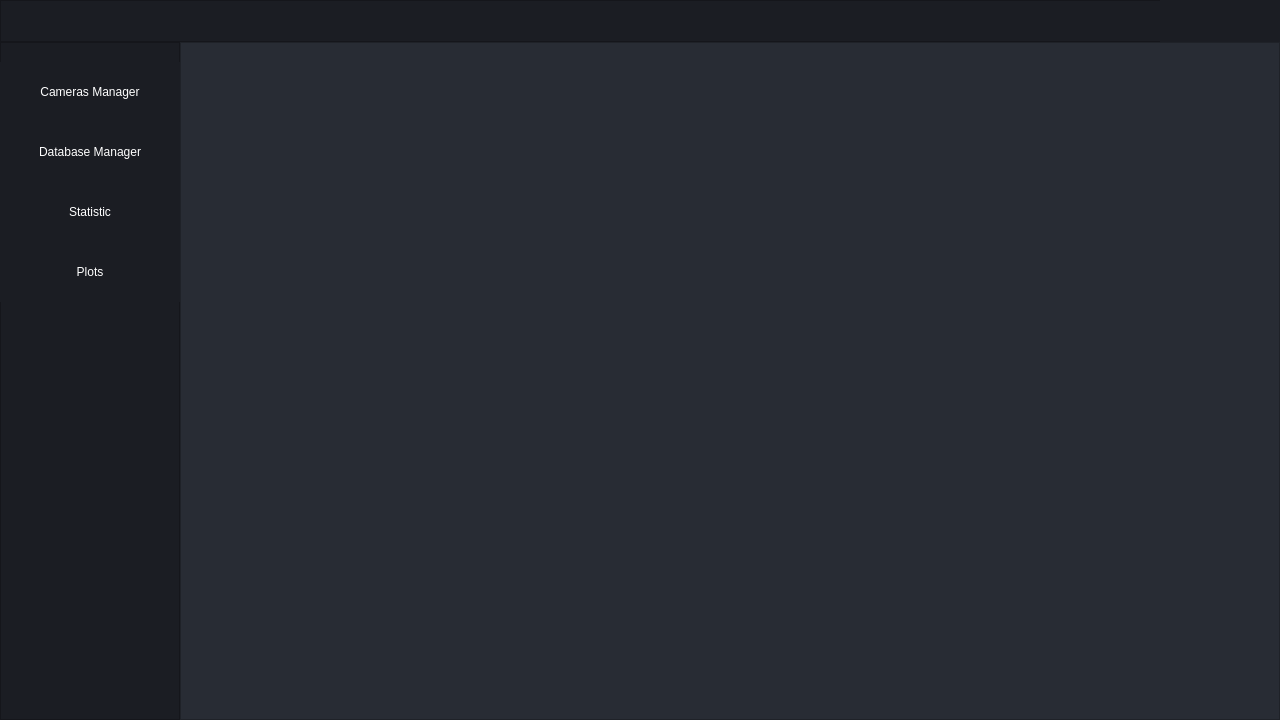
<?xml version="1.0" encoding="UTF-8"?>
<ui version="4.0">
 <class>MainWindow</class>
 <widget class="QMainWindow" name="MainWindow">
  <property name="geometry">
   <rect>
    <x>0</x>
    <y>0</y>
    <width>1280</width>
    <height>720</height>
   </rect>
  </property>
  <property name="windowTitle">
   <string>Thermal Camera's Manager</string>
  </property>
  <property name="styleSheet">
   <string notr="true"/>
  </property>
  <widget class="QWidget" name="centralwidget">
   <property name="styleSheet">
    <string notr="true">QMainWindow {background: transparent; }
QToolTip {
	color: #ffffff;
	background-color: rgba(27, 29, 35, 160);
	border: 1px solid rgb(40, 40, 40);
	border-radius: 2px;
}</string>
   </property>
   <widget class="QFrame" name="frame_main">
    <property name="geometry">
     <rect>
      <x>0</x>
      <y>0</y>
      <width>1280</width>
      <height>720</height>
     </rect>
    </property>
    <property name="styleSheet">
     <string notr="true">/* LINE EDIT */
QLineEdit {
	background-color: rgb(27, 29, 35);
	border-radius: 5px;
	border: 2px solid rgb(27, 29, 35);
	padding-left: 10px;
}
QLineEdit:hover {
	border: 2px solid rgb(64, 71, 88);
}
QLineEdit:focus {
	border: 2px solid rgb(91, 101, 124);
}

/* SCROLL BARS */
QScrollBar:horizontal {
    border: none;
    background: rgb(52, 59, 72);
    height: 14px;
    margin: 0px 21px 0 21px;
	border-radius: 0px;
}
QScrollBar::handle:horizontal {
    background: rgb(85, 170, 255);
    min-width: 25px;
	border-radius: 7px
}
QScrollBar::add-line:horizontal {
    border: none;
    background: rgb(55, 63, 77);
    width: 20px;
	border-top-right-radius: 7px;
    border-bottom-right-radius: 7px;
    subcontrol-position: right;
    subcontrol-origin: margin;
}
QScrollBar::sub-line:horizontal {
    border: none;
    background: rgb(55, 63, 77);
    width: 20px;
	border-top-left-radius: 7px;
    border-bottom-left-radius: 7px;
    subcontrol-position: left;
    subcontrol-origin: margin;
}
QScrollBar::up-arrow:horizontal, QScrollBar::down-arrow:horizontal
{
     background: none;
}
QScrollBar::add-page:horizontal, QScrollBar::sub-page:horizontal
{
     background: none;
}
 QScrollBar:vertical {
	border: none;
    background: rgb(52, 59, 72);
    width: 14px;
    margin: 21px 0 21px 0;
	border-radius: 0px;
 }
 QScrollBar::handle:vertical {	
	background: rgb(85, 170, 255);
    min-height: 25px;
	border-radius: 7px
 }
 QScrollBar::add-line:vertical {
     border: none;
    background: rgb(55, 63, 77);
     height: 20px;
	border-bottom-left-radius: 7px;
    border-bottom-right-radius: 7px;
     subcontrol-position: bottom;
     subcontrol-origin: margin;
 }
 QScrollBar::sub-line:vertical {
	border: none;
    background: rgb(55, 63, 77);
     height: 20px;
	border-top-left-radius: 7px;
    border-top-right-radius: 7px;
     subcontrol-position: top;
     subcontrol-origin: margin;
 }
 QScrollBar::up-arrow:vertical, QScrollBar::down-arrow:vertical {
     background: none;
 }

 QScrollBar::add-page:vertical, QScrollBar::sub-page:vertical {
     background: none;
 }

/* CHECKBOX */
QCheckBox::indicator {
    border: 3px solid rgb(52, 59, 72);
	width: 15px;
	height: 15px;
	border-radius: 10px;
    background: rgb(44, 49, 60);
}
QCheckBox::indicator:hover {
    border: 3px solid rgb(58, 66, 81);
}
QCheckBox::indicator:checked {
    background: 3px solid rgb(52, 59, 72);
	border: 3px solid rgb(52, 59, 72);	
	background-image: url(:/16x16/icons/16x16/cil-check-alt.png);
}

/* RADIO BUTTON */
QRadioButton::indicator {
    border: 3px solid rgb(52, 59, 72);
	width: 15px;
	height: 15px;
	border-radius: 10px;
    background: rgb(44, 49, 60);
}
QRadioButton::indicator:hover {
    border: 3px solid rgb(58, 66, 81);
}
QRadioButton::indicator:checked {
    background: 3px solid rgb(94, 106, 130);
	border: 3px solid rgb(52, 59, 72);	
}

/* COMBOBOX */
QComboBox{
	background-color: rgb(27, 29, 35);
	border-radius: 5px;
	border: 2px solid rgb(27, 29, 35);
	padding: 5px;
	padding-left: 10px;
}
QComboBox:hover{
	border: 2px solid rgb(64, 71, 88);
}
QComboBox::drop-down {
	subcontrol-origin: padding;
	subcontrol-position: top right;
	width: 25px; 
	border-left-width: 3px;
	border-left-color: rgba(39, 44, 54, 150);
	border-left-style: solid;
	border-top-right-radius: 3px;
	border-bottom-right-radius: 3px;	
	background-image: url(:/16x16/icons/16x16/cil-arrow-bottom.png);
	background-position: center;
	background-repeat: no-reperat;
 }
QComboBox QAbstractItemView {
	color: rgb(85, 170, 255);	
	background-color: rgb(27, 29, 35);
	padding: 10px;
	selection-background-color: rgb(39, 44, 54);
}

/* SLIDERS */
QSlider::groove:horizontal {
    border-radius: 9px;
    height: 18px;
	margin: 0px;
	background-color: rgb(52, 59, 72);
}
QSlider::groove:horizontal:hover {
	background-color: rgb(55, 62, 76);
}
QSlider::handle:horizontal {
    background-color: rgb(85, 170, 255);
    border: none;
    height: 18px;
    width: 18px;
    margin: 0px;
	border-radius: 9px;
}
QSlider::handle:horizontal:hover {
    background-color: rgb(105, 180, 255);
}
QSlider::handle:horizontal:pressed {
    background-color: rgb(65, 130, 195);
}

QSlider::groove:vertical {
    border-radius: 9px;
    width: 18px;
    margin: 0px;
	background-color: rgb(52, 59, 72);
}
QSlider::groove:vertical:hover {
	background-color: rgb(55, 62, 76);
}
QSlider::handle:vertical {
    background-color: rgb(85, 170, 255);
	border: none;
    height: 18px;
    width: 18px;
    margin: 0px;
	border-radius: 9px;
}
QSlider::handle:vertical:hover {
    background-color: rgb(105, 180, 255);
}
QSlider::handle:vertical:pressed {
    background-color: rgb(65, 130, 195);
}
</string>
    </property>
    <property name="frameShape">
     <enum>QFrame::StyledPanel</enum>
    </property>
    <property name="frameShadow">
     <enum>QFrame::Raised</enum>
    </property>
    <widget class="QFrame" name="frame_header">
     <property name="geometry">
      <rect>
       <x>0</x>
       <y>0</y>
       <width>1280</width>
       <height>42</height>
      </rect>
     </property>
     <property name="styleSheet">
      <string notr="true">background-color: rgb(27, 29, 35);</string>
     </property>
     <property name="frameShape">
      <enum>QFrame::StyledPanel</enum>
     </property>
     <property name="frameShadow">
      <enum>QFrame::Raised</enum>
     </property>
     <property name="lineWidth">
      <number>0</number>
     </property>
     <widget class="QFrame" name="frame_system_buttons">
      <property name="geometry">
       <rect>
        <x>1160</x>
        <y>0</y>
        <width>120</width>
        <height>42</height>
       </rect>
      </property>
      <property name="sizePolicy">
       <sizepolicy hsizetype="Expanding" vsizetype="Preferred">
        <horstretch>0</horstretch>
        <verstretch>0</verstretch>
       </sizepolicy>
      </property>
      <property name="maximumSize">
       <size>
        <width>120</width>
        <height>16777215</height>
       </size>
      </property>
      <property name="frameShape">
       <enum>QFrame::NoFrame</enum>
      </property>
      <property name="frameShadow">
       <enum>QFrame::Raised</enum>
      </property>
      <layout class="QHBoxLayout" name="horizontalLayout_5">
       <property name="spacing">
        <number>0</number>
       </property>
       <property name="leftMargin">
        <number>0</number>
       </property>
       <property name="topMargin">
        <number>0</number>
       </property>
       <property name="rightMargin">
        <number>0</number>
       </property>
       <property name="bottomMargin">
        <number>0</number>
       </property>
       <item>
        <widget class="QPushButton" name="button_minimize">
         <property name="sizePolicy">
          <sizepolicy hsizetype="Minimum" vsizetype="Expanding">
           <horstretch>0</horstretch>
           <verstretch>0</verstretch>
          </sizepolicy>
         </property>
         <property name="minimumSize">
          <size>
           <width>40</width>
           <height>0</height>
          </size>
         </property>
         <property name="maximumSize">
          <size>
           <width>40</width>
           <height>16777215</height>
          </size>
         </property>
         <property name="toolTip">
          <string>Minimize</string>
         </property>
         <property name="styleSheet">
          <string notr="true">QPushButton {	
	border: none;
	background-color: transparent;
}
QPushButton:hover {
	background-color: rgb(52, 59, 72);
}
QPushButton:pressed {	
	background-color: rgb(85, 170, 255);
}</string>
         </property>
         <property name="text">
          <string/>
         </property>
         <property name="icon">
          <iconset resource="Others/Simple_PySide_Base-master/files.qrc">
           <normaloff>:/16x16/icons/16x16/cil-window-minimize.png</normaloff>:/16x16/icons/16x16/cil-window-minimize.png</iconset>
         </property>
        </widget>
       </item>
       <item>
        <widget class="QPushButton" name="button_maximize_restore">
         <property name="sizePolicy">
          <sizepolicy hsizetype="Minimum" vsizetype="Expanding">
           <horstretch>0</horstretch>
           <verstretch>0</verstretch>
          </sizepolicy>
         </property>
         <property name="minimumSize">
          <size>
           <width>40</width>
           <height>0</height>
          </size>
         </property>
         <property name="maximumSize">
          <size>
           <width>40</width>
           <height>16777215</height>
          </size>
         </property>
         <property name="toolTip">
          <string>Maximize</string>
         </property>
         <property name="styleSheet">
          <string notr="true">QPushButton {	
	border: none;
	background-color: transparent;
}
QPushButton:hover {
	background-color: rgb(52, 59, 72);
}
QPushButton:pressed {	
	background-color: rgb(85, 170, 255);
}</string>
         </property>
         <property name="text">
          <string/>
         </property>
         <property name="icon">
          <iconset resource="Others/Simple_PySide_Base-master/files.qrc">
           <normaloff>:/16x16/icons/16x16/cil-window-maximize.png</normaloff>:/16x16/icons/16x16/cil-window-maximize.png</iconset>
         </property>
        </widget>
       </item>
       <item>
        <widget class="QPushButton" name="button_close">
         <property name="sizePolicy">
          <sizepolicy hsizetype="Minimum" vsizetype="Expanding">
           <horstretch>0</horstretch>
           <verstretch>0</verstretch>
          </sizepolicy>
         </property>
         <property name="minimumSize">
          <size>
           <width>40</width>
           <height>0</height>
          </size>
         </property>
         <property name="maximumSize">
          <size>
           <width>40</width>
           <height>16777215</height>
          </size>
         </property>
         <property name="toolTip">
          <string>Close</string>
         </property>
         <property name="styleSheet">
          <string notr="true">QPushButton {	
	border: none;
	background-color: transparent;
}
QPushButton:hover {
	background-color: rgb(52, 59, 72);
}
QPushButton:pressed {	
	background-color: rgb(85, 170, 255);
}</string>
         </property>
         <property name="text">
          <string/>
         </property>
         <property name="icon">
          <iconset resource="Others/Simple_PySide_Base-master/files.qrc">
           <normaloff>:/16x16/icons/16x16/cil-x.png</normaloff>:/16x16/icons/16x16/cil-x.png</iconset>
         </property>
        </widget>
       </item>
      </layout>
     </widget>
    </widget>
    <widget class="QFrame" name="frame_menu">
     <property name="geometry">
      <rect>
       <x>0</x>
       <y>42</y>
       <width>180</width>
       <height>678</height>
      </rect>
     </property>
     <property name="styleSheet">
      <string notr="true">background-color: rgb(27, 29, 35);</string>
     </property>
     <property name="frameShape">
      <enum>QFrame::StyledPanel</enum>
     </property>
     <property name="frameShadow">
      <enum>QFrame::Raised</enum>
     </property>
     <property name="lineWidth">
      <number>0</number>
     </property>
     <widget class="QPushButton" name="pushButton">
      <property name="geometry">
       <rect>
        <x>0</x>
        <y>20</y>
        <width>180</width>
        <height>60</height>
       </rect>
      </property>
      <property name="styleSheet">
       <string notr="true">QPushButton {
	background-position: center;
	background-repeat: no-reperat;
	border: none;
	color: rgb(255, 255, 255);
}
QPushButton:hover {
	background-color: rgb(40, 44, 52);
}
QPushButton:pressed {	
	background-color: rgb(85, 170, 255);
}</string>
      </property>
      <property name="text">
       <string>Cameras Manager</string>
      </property>
      <property name="flat">
       <bool>true</bool>
      </property>
     </widget>
     <widget class="QPushButton" name="pushButton_2">
      <property name="geometry">
       <rect>
        <x>0</x>
        <y>80</y>
        <width>180</width>
        <height>60</height>
       </rect>
      </property>
      <property name="styleSheet">
       <string notr="true">QPushButton {
	background-position: center;
	background-repeat: no-reperat;
	border: none;
	color: rgb(255, 255, 255);
}
QPushButton:hover {
	background-color: rgb(40, 44, 52);
}
QPushButton:pressed {	
	background-color: rgb(85, 170, 255);
}</string>
      </property>
      <property name="text">
       <string>Database Manager</string>
      </property>
      <property name="flat">
       <bool>true</bool>
      </property>
     </widget>
     <widget class="QPushButton" name="pushButton_3">
      <property name="geometry">
       <rect>
        <x>0</x>
        <y>140</y>
        <width>180</width>
        <height>60</height>
       </rect>
      </property>
      <property name="styleSheet">
       <string notr="true">QPushButton {
	background-position: center;
	background-repeat: no-reperat;
	border: none;
	color: rgb(255, 255, 255);
}
QPushButton:hover {
	background-color: rgb(40, 44, 52);
}
QPushButton:pressed {	
	background-color: rgb(85, 170, 255);
}</string>
      </property>
      <property name="text">
       <string>Statistic</string>
      </property>
      <property name="flat">
       <bool>true</bool>
      </property>
     </widget>
     <widget class="QPushButton" name="pushButton_4">
      <property name="geometry">
       <rect>
        <x>0</x>
        <y>200</y>
        <width>180</width>
        <height>60</height>
       </rect>
      </property>
      <property name="styleSheet">
       <string notr="true">QPushButton {
	background-position: center;
	background-repeat: no-reperat;
	border: none;
	color: rgb(255, 255, 255);
}
QPushButton:hover {
	background-color: rgb(40, 44, 52);
}
QPushButton:pressed {	
	background-color: rgb(85, 170, 255);
}</string>
      </property>
      <property name="text">
       <string>Plots</string>
      </property>
      <property name="flat">
       <bool>true</bool>
      </property>
     </widget>
    </widget>
    <widget class="QFrame" name="frame_contains">
     <property name="geometry">
      <rect>
       <x>180</x>
       <y>42</y>
       <width>1100</width>
       <height>678</height>
      </rect>
     </property>
     <property name="styleSheet">
      <string notr="true">background-color: rgb(40, 44, 52);</string>
     </property>
     <property name="frameShape">
      <enum>QFrame::StyledPanel</enum>
     </property>
     <property name="frameShadow">
      <enum>QFrame::Raised</enum>
     </property>
     <widget class="QStackedWidget" name="stackedWidget">
      <property name="geometry">
       <rect>
        <x>10</x>
        <y>10</y>
        <width>1081</width>
        <height>621</height>
       </rect>
      </property>
      <widget class="QWidget" name="page"/>
      <widget class="QWidget" name="page_2"/>
     </widget>
    </widget>
   </widget>
  </widget>
 </widget>
 <resources>
  <include location="dark_orange/style.qrc"/>
  <include location="Others/Simple_PySide_Base-master/files.qrc"/>
 </resources>
 <connections/>
</ui>
